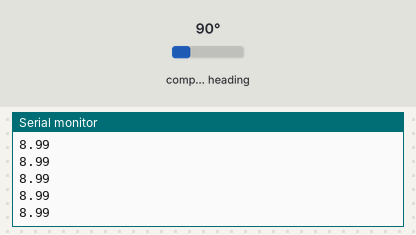
The sketch below on a simulated Arduino Nano, built with avr-gcc and run on an emulated ATmega328P. Parts: the last lines printed to the serial monitor. Wiring (inferred from the names in the program): HMC5883L compass at I2C address 0x1E. Inputs (shaded band) come from the test bench; at power-on: compass heading 90°.

Above: at 1.2 s.
1.3 s: compass heading set to 7°
At 2.2 s:
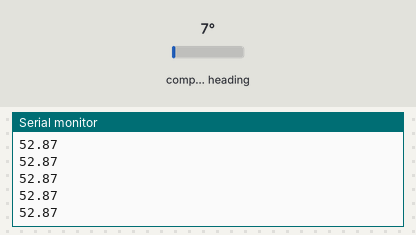
2.8 s: compass heading set to 180°
At 3.6 s:
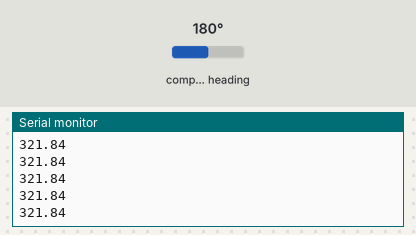
Timing chart, 0 to 5.8 s (numbered marks = the images above; inputs shaded):
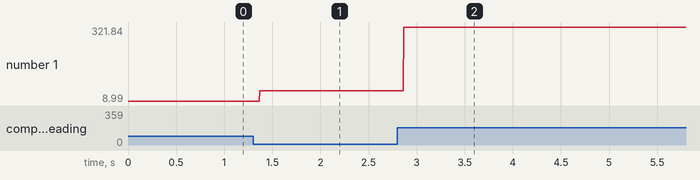

Measured:
- after the input at 1.3 s, the serial monitor: prints a new line after 0.07 s (image 1)
- after the input at 2.8 s, the serial monitor: prints a new line after 0.07 s (image 2)
- plotted number 1: 8.99 → 52.87 after the input at 1.3 s, 52.87 → 32 after the input at 2.8 s

The sketch:

Compass_calibration.ino
```cpp
#include <HMC5883L.h>
#include <Wire.h>
#include <math.h>

// Arduino is the Master

int x, y, z;
int X_sen, Y_sen, Z_sen;
float heading;

int minX = 1000;
int maxX = -1000;
int minY = 1000;
int maxY = -1000;

#define address 0x1E //I2C 7-Bit address of HMC5883l (address to drag/read from)

void setup() {
  Serial.begin(9600);
  Wire.begin();
  Wire.beginTransmission(address); // set up the connection with the sensor at the specific address
  Wire.write(0x02);
  //  Wire.write(B00000001);
  Wire.write(0x00);
  Wire.endTransmission(); // end the transmission
}

void loop() {
  Wire.beginTransmission(address); // set up the connection with the sensor at the specific address
  Wire.write(0x03); //select register 3
  Wire.endTransmission(); // end the transmission

  //Read the data.. 2 bytes for each axis.. 6 total bytes
  Wire.requestFrom(address, 6); // requesting the data, requesting 6 bytes

  while (6 <= Wire.available()) { // is there any information/data available? / for every 6 bytes
    x = Wire.read() << 8; // //MSB  x, a data string of 8-bits
    x |= Wire.read(); //LSB  x
    z = Wire.read() << 8; //MSB  z
    z |= Wire.read(); //LSB z
    y = Wire.read() << 8; //MSB y
    y |= Wire.read(); //LSB y
    //    processData();
  }

//  float Xm_print, Ym_print, Zm_print;
//
//  Xm_print = x * (100000.0 / 1370); // Sensitivity division (and nano Tesla...)
//  Ym_print = y * (100000.0 / 1370);
//  Zm_print = z * (100000.0 / 1370);

  float Xm_off, Ym_off, Zm_off;
  float Xm_cal, Ym_cal, Zm_cal;

  // Insert value from Magneto: "Combined bias (b)", Order in Magneto,X Y Z.
  Xm_off = x * (100000.0 / 1370) + (6179.130117); // subtraction by default
  Ym_off = y * (100000.0 / 1370) + (26133.980735); // subtraction by default
  Zm_off = z * (100000.0 / 1370) + (16517.439401); // subtraction by default

 //Insert value from Magneto: "Correction for combined scale factors", first box is X: Remember to check if the bias has decreased to see whether the data is ok.
 // https://thecavepearlproject.org/2015/05/22/calibrating-any-compass-or-accelerometer-for-arduino/
  Xm_cal = (1.183726 * Xm_off) + (-0.009987 * Ym_off) + (0.026466 * Zm_off);
  Ym_cal = (-0.009987 * Xm_off) + (1.189913 * Ym_off) + (-0.004735 * Zm_off);
  Zm_cal = (0.026466 * Xm_off) + (-0.004735 * Ym_off) + (1.353480 * Zm_off);

//    Serial.print(Xm_print, 10);
//    Serial.print(" ");
//    Serial.print(Ym_print, 10);
//    Serial.print(" ");
//    Serial.println(Zm_print, 10);
//    delay(125);

//    Serial.print(Xm_cal, 10);
//    Serial.print(" ");
//    Serial.print(Ym_cal, 10);
//    Serial.print(" ");
//    Serial.println(Zm_cal, 10);
//    delay(125);

//   The value in degree. This is only true, if we expect the output to be a part of a unitcircle.
//   The output is a Raw Value, which I dont understand.
  heading = atan2(Xm_cal, Ym_cal); // calculationg into degrees

  float declinationAngle = (3.0 + (25.0 / 60.0)) / (180 / M_PI); // 3 and + 25 its change according to https://www.magnetic-declination.com/.
  heading += declinationAngle; // - is change according to the eksempel from the book


// Correct for heading < 0deg and heading > 360deg
  if (heading < 0)
    {
      heading += 2 * PI;
    }

  if (heading > 2 * PI)
  {
    heading -= 2 * PI;
  }

  //  Convert to degrees
  float headingDegrees = heading * 180 / M_PI;
  Serial.println(headingDegrees);

}


// --------------------------------------------------------------------------------------------------------------------
// Explanation of: <<
//int b = a << 3;   // binary: 101000, or 40 in decimal. (msb..lsb.<--read the numbers from this direction)
//int c = b >> 3;   // binary: 101, or 5. (-->lsb..msb.Read the numbers from this direction)


// Explanation of: |=
//0  0  1  1    operand1
//0  1  0  1    operand2
//----------
//0  0  0  1    (operand1 & operand2) = result
```
